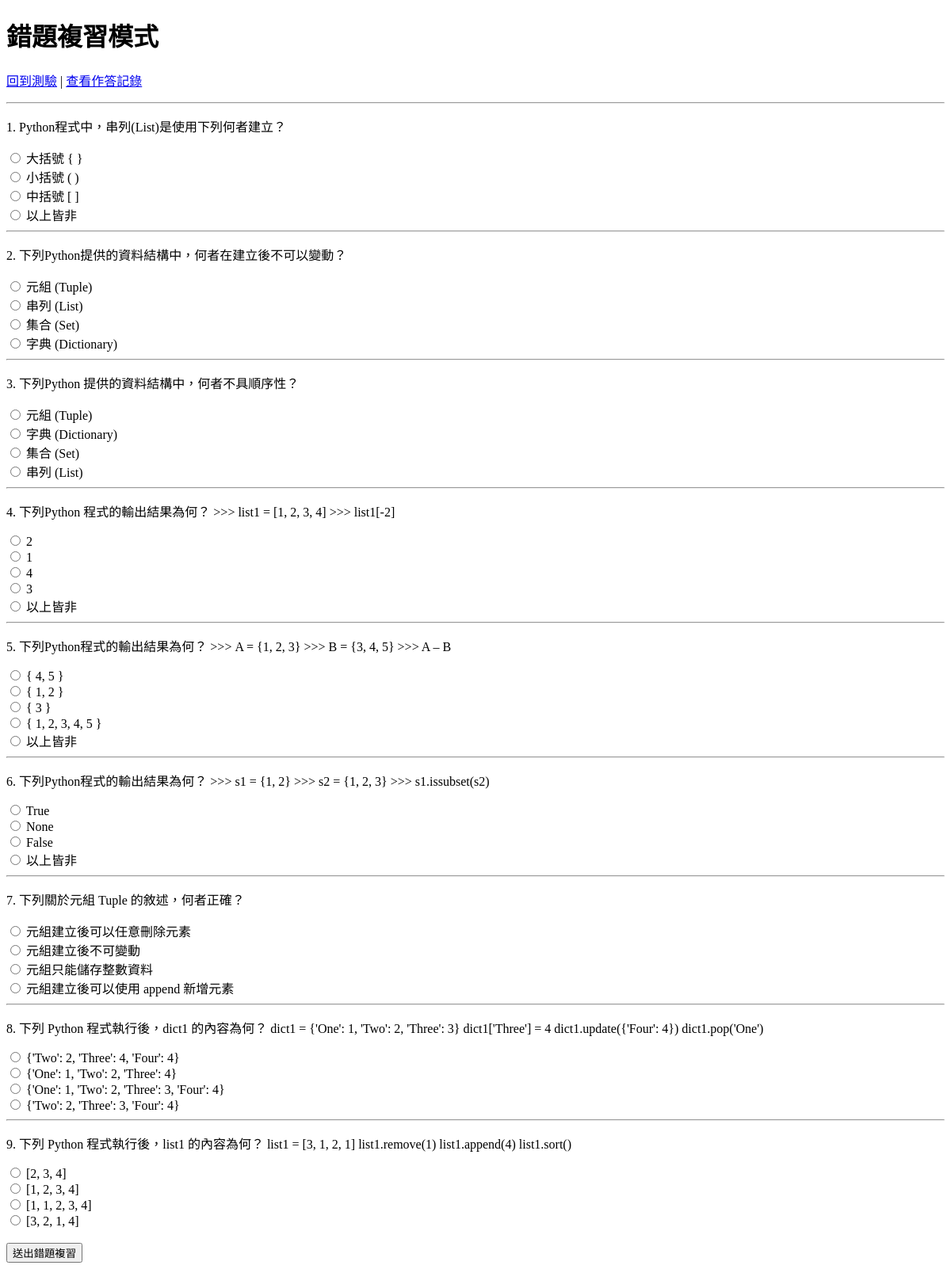
Page /wrong-review/ (signed in) on the earlier database version.
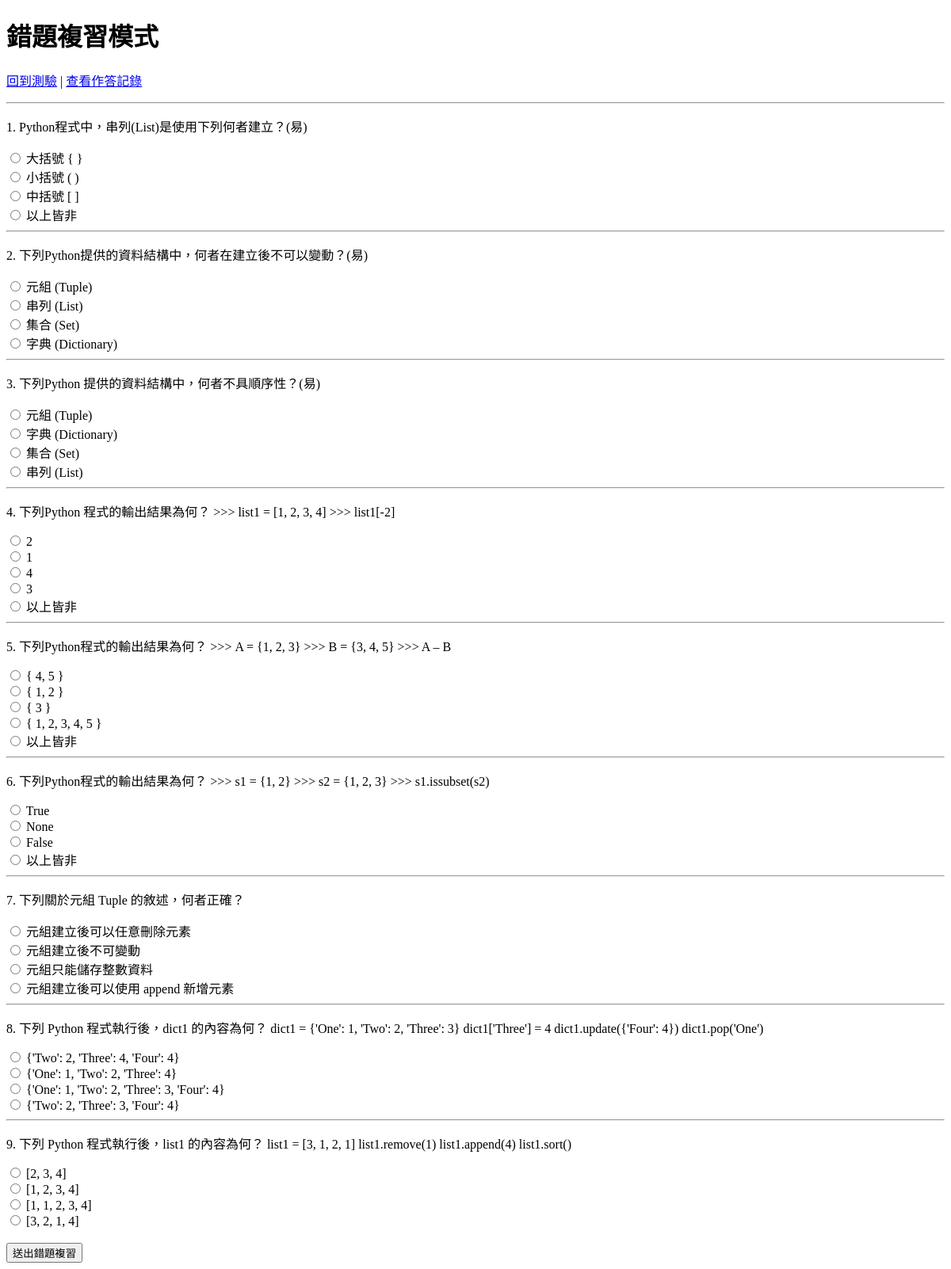
Same page on the later database version.
### quiz/models.py (models this page shows, shortened)
class Question(models.Model):
    DIFFICULTY_CHOICES = [
        ('easy', '易'),
        ('medium', '中'),
        ('hard', '難'),
    ]
    chapter = models.CharField(max_length=100, verbose_name='章節')
    text = models.TextField(verbose_name='題目內容')
    explanation = models.TextField(blank=True, verbose_name='詳解')
    difficulty = models.CharField(
        max_length=10,
        choices=DIFFICULTY_CHOICES,
        default='medium',
        verbose_name='難易度'
    )

### quiz/views.py (the view, shortened to what this page needs)
# urls.py: path('wrong-review/', views.wrong_review, name='wrong_review'),
def wrong_review(request):
    current_attempt_id = request.session.get('current_attempt_id')
    if not current_attempt_id:
        return render(request, 'quiz/wrong_review.html', {
            'question_data': [],
            'question_ids': '',
        })
    wrong_records = AnswerRecord.objects.filter(
        attempt_id=current_attempt_id,
        is_correct=False
    )
    wrong_question_ids = wrong_records.values_list('question_id', flat=True)
    questions = list(Question.objects.filter(id__in=wrong_question_ids))
    question_data = make_question_data(questions)
    question_ids = ','.join(str(q.id) for q in questions)
    return render(request, 'quiz/wrong_review.html', {
        'question_data': question_data,
        'question_ids': question_ids,
    })

### quiz/views.py (called while the page is built)
def make_question_data(questions):
    question_data = []
    for question in questions:
        choices = list(question.choices.all())
        none_choices = [c for c in choices if c.text.strip() == '以上皆非']
        normal_choices = [c for c in choices if c.text.strip() != '以上皆非']
        random.shuffle(normal_choices)
        choices = normal_choices + none_choices
        question_data.append({
            'question': question,
            'choices': choices,
        })
    return question_data

### quiz/templates/quiz/wrong_review.html (shortened to what this page needs)
<!DOCTYPE html>
<html lang="zh-Hant">
<head>
</head>
<body>
    <h1>錯題複習模式</h1>
    <p>
        <a href="{% url 'quiz' %}">回到測驗</a> |
        <a href="{% url 'answer_records' %}">查看作答記錄</a>
    </p>
    {% if question_data %}
        <form method="post">
            {% for item in question_data %}
                <hr>
                <p>{{ forloop.counter }}. {{ item.question.text }}</p>
                {% for choice in item.choices %}
                    <label>
                        <input type="radio" name="question_{{ item.question.id }}" value="{{ choice.id }}">
                        {{ choice.text }}
                    </label>
                    <br>
                {% endfor %}
            {% endfor %}
            <br>
            <button type="submit">送出錯題複習</button>
        </form>
    {% else %}
        <p>目前沒有錯題可以複習。</p>
        <p>請先完成一次測驗，答錯的題目會出現在這裡。</p>
    {% endif %}
</body>
</html>

Differences in the rows shown:
changed Question: question.text "Python程式中，串列(List)是使用下列何者建立？" → "Python程式中，串列(List)是使用下列何者建立？(易)"
changed Question: question.text "下列Python提供的資料結構中，何者在建立後不可以變動？" → "下列Python提供的資料結構中，何者在建立後不可以變動？(易)"
changed Question: question.text "下列Python 提供的資料結構中，何者不具順序性？" → "下列Python 提供的資料結構中，何者不具順序性？(易)"
